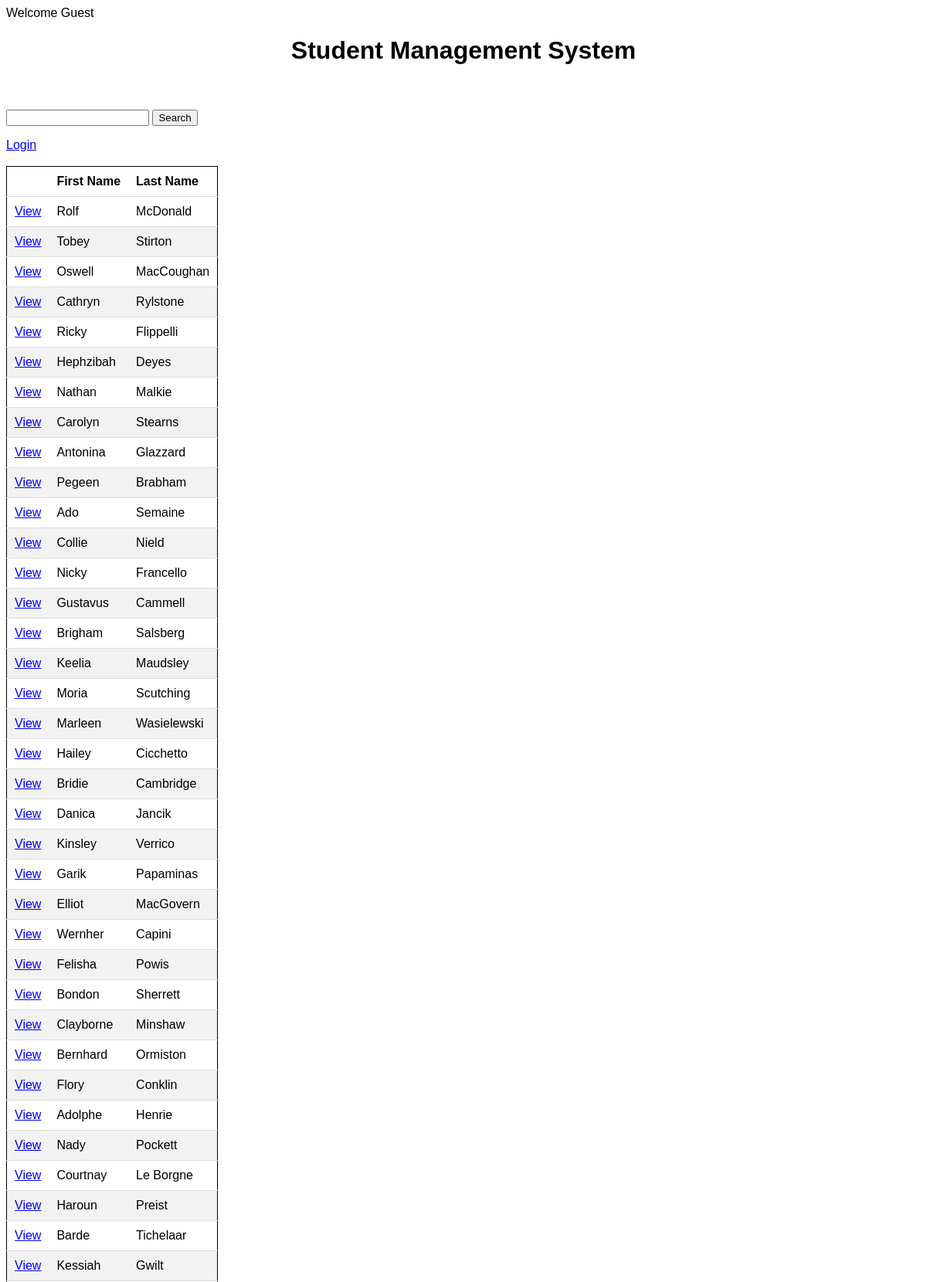
The page / (upper part) on the database its author committed.
### tables this page shows
CREATE TABLE `student_list` (
  `id` int(11) NOT NULL,
  `first_name` varchar(50) NOT NULL,
  `last_name` varchar(50) NOT NULL,
  `birthday` varchar(10) NOT NULL,
  `gender` varchar(10) NOT NULL,
  `added_at` datetime NOT NULL DEFAULT CURRENT_TIMESTAMP
);

### index.php (the view, shortened to what this page needs)
<?php
  $con = connection();
  $sql = "SELECT * FROM `student_list` ORDER BY `id` DESC";
  $students = $con -> query($sql) or die ($con -> error);
  $row = $students -> fetch_assoc();
?>
<!DOCTYPE html>
<html lang="en">
<head>
  <link rel="stylesheet" href="css/style.css">
</head>
<body>
  <h1>Student Management System</h1>
  <br><br>
  <form action="result.php" method="get">
    <input type="text" name="search" id="search">
    <button type="submit">Search</button>
  </form>
  <?php if (isset($_SESSION['userLogin'])) { ?>
    <a href="logout.php">Logout</a>
    <a href="add.php">Add New</a>
  <?php } else { ?>
    <a href="login.php">Login</a>
  <?php } ?>
  <br><br>
  <table>
    <thead>
      <tr>
        <th></th>
        <th>First Name</th>
        <th>Last Name</th>
      </tr>
    </thead>
    <tbody>
      <?php do { ?>
      <tr>
        <td><a href="details.php?id=<?php echo $row['id']; ?>">View</a></td>
        <td><?php echo $row['first_name']; ?></td>
        <td><?php echo $row['last_name']; ?></td>
      </tr>
      <?php } while ($row = $students -> fetch_assoc()); ?>
    </tbody>
  </table>
</body>
</html>

### css/style.css (style rules this page uses)
body { font-family: 'Arial'; }
h1 { text-align: center; }
table { border-collapse: collapse; border: 1px solid #000000; }
th, td { text-align: left; padding: 10px; border-bottom: 1px solid #dddddd; }
tr:nth-child(even) { background-color: #f2f2f2; }

### rows shown on the page
student_list: first_name "Rolf", last_name "McDonald"
student_list: first_name "Tobey", last_name "Stirton"
student_list: first_name "Oswell", last_name "MacCoughan"
student_list: first_name "Cathryn", last_name "Rylstone"
student_list: first_name "Ricky", last_name "Flippelli"
student_list: first_name "Hephzibah", last_name "Deyes"
student_list: first_name "Nathan", last_name "Malkie"
student_list: first_name "Carolyn", last_name "Stearns"
student_list: first_name "Antonina", last_name "Glazzard"
student_list: first_name "Pegeen", last_name "Brabham"
student_list: first_name "Ado", last_name "Semaine"
student_list: first_name "Collie", last_name "Nield"
student_list: first_name "Nicky", last_name "Francello"
student_list: first_name "Gustavus", last_name "Cammell"
student_list: first_name "Brigham", last_name "Salsberg"
student_list: first_name "Keelia", last_name "Maudsley"
student_list: first_name "Moria", last_name "Scutching"
student_list: first_name "Marleen", last_name "Wasielewski"
student_list: first_name "Hailey", last_name "Cicchetto"
student_list: first_name "Bridie", last_name "Cambridge"
student_list: first_name "Danica", last_name "Jancik"
student_list: first_name "Kinsley", last_name "Verrico"
student_list: first_name "Garik", last_name "Papaminas"
student_list: first_name "Elliot", last_name "MacGovern"
student_list: first_name "Wernher", last_name "Capini"
student_list: first_name "Felisha", last_name "Powis"
student_list: first_name "Bondon", last_name "Sherrett"
student_list: first_name "Clayborne", last_name "Minshaw"
student_list: first_name "Bernhard", last_name "Ormiston"
student_list: first_name "Flory", last_name "Conklin"
student_list: first_name "Adolphe", last_name "Henrie"
student_list: first_name "Nady", last_name "Pockett"
student_list: first_name "Courtnay", last_name "Le Borgne"
student_list: first_name "Haroun", last_name "Preist"
student_list: first_name "Barde", last_name "Tichelaar"
student_list: first_name "Kessiah", last_name "Gwilt"
